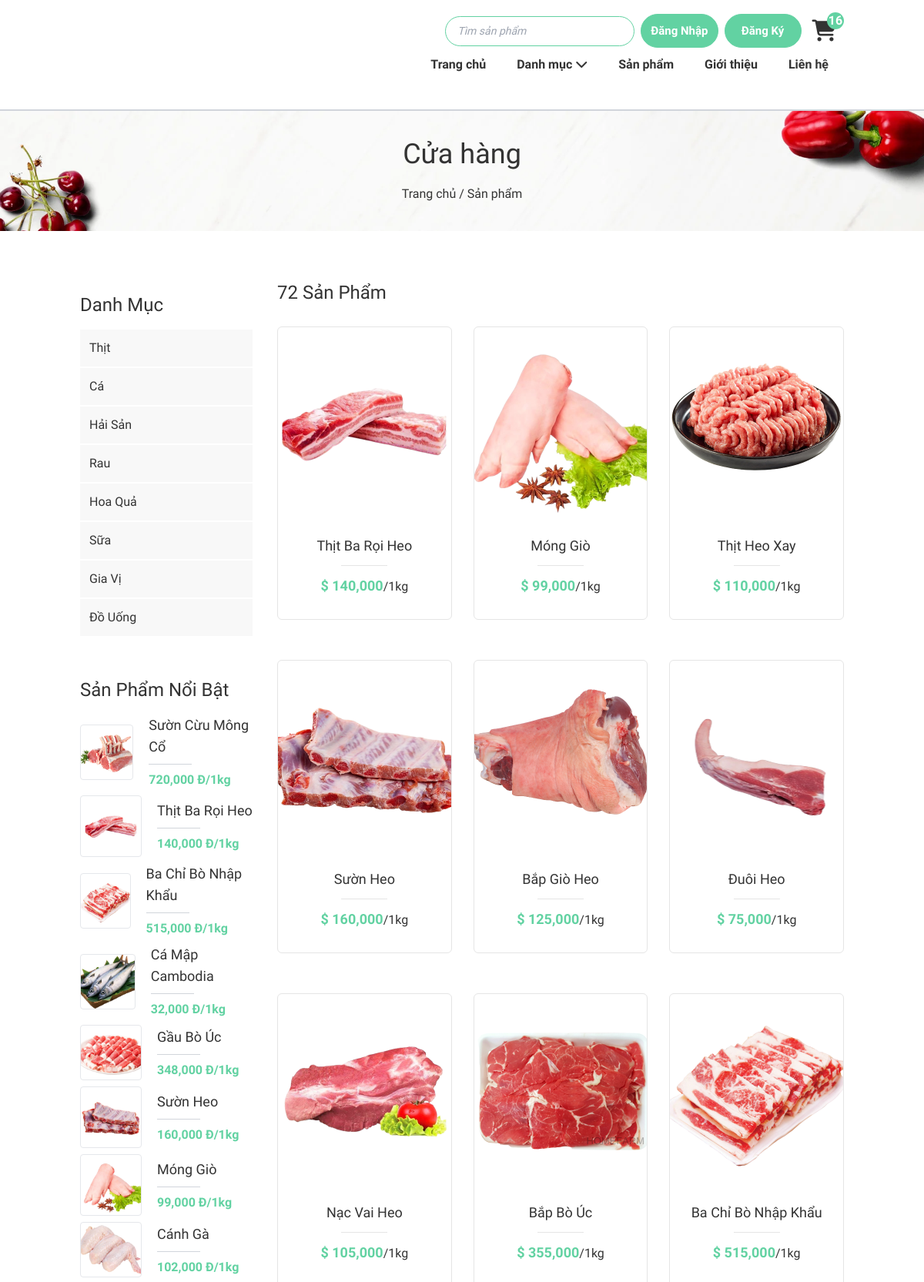
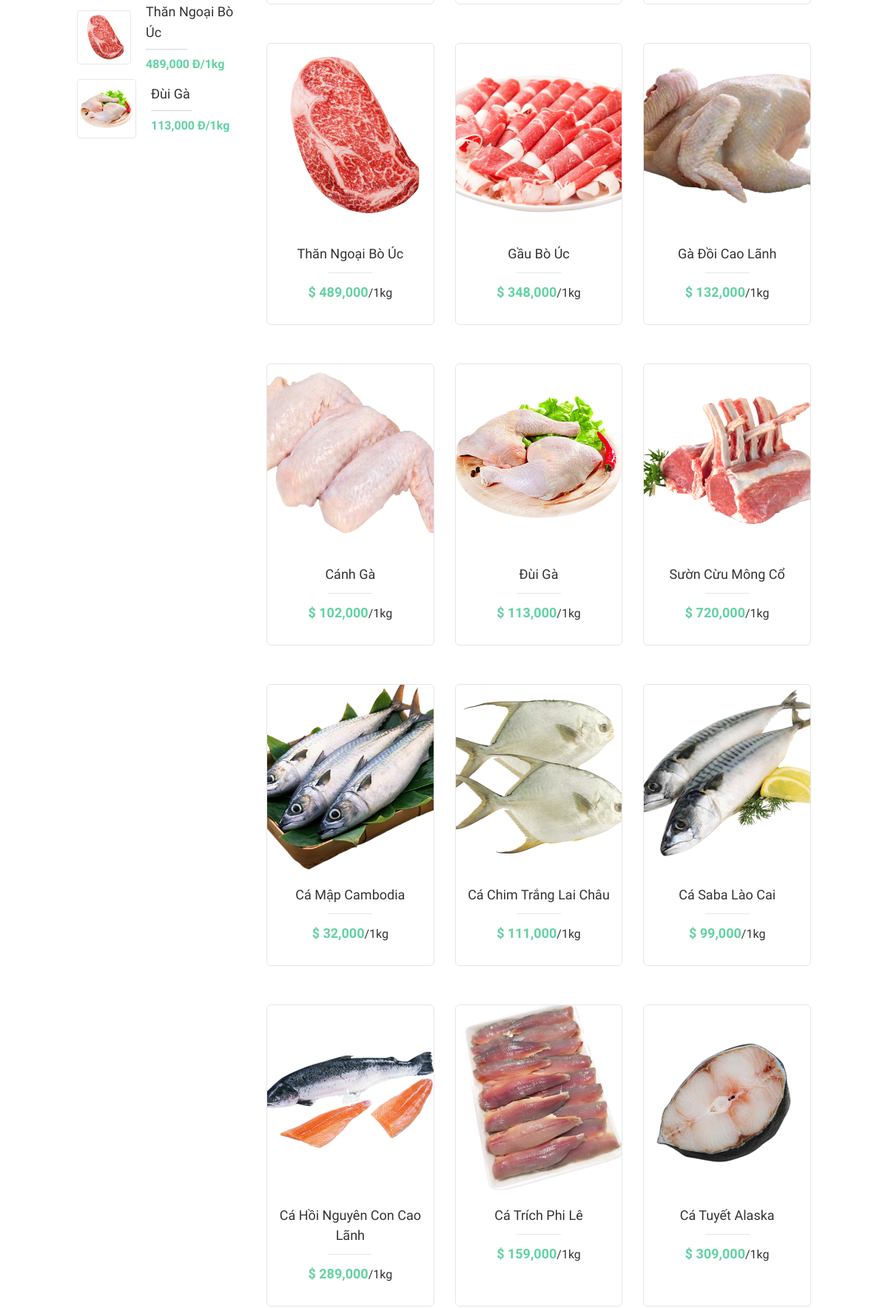
The page /site/hang-hoa/liet-ke.php (upper part) on the database its author committed (2 pictures, top to bottom).
### tables this page shows
CREATE TABLE `loai` (
  `ma_loai` int(10) NOT NULL COMMENT 'mã loại hàng',
  `ten_loai` varchar(50) NOT NULL COMMENT 'tên loại hàng'
);

CREATE TABLE `hang_hoa` (
  `ma_hh` int(11) NOT NULL COMMENT 'mã hàng hoá',
  `ten_hh` varchar(50) NOT NULL COMMENT 'tên hàng hoá',
  `don_gia` double(10,2) NOT NULL COMMENT 'đơn giá',
  `giam_gia` double(10,2) DEFAULT 0.00 COMMENT 'mức giảm giá',
  `hinh` varchar(50) NOT NULL COMMENT 'hình ảnh',
  `ngay_nhap` date DEFAULT NULL COMMENT 'ngày nhập hàng',
  `mo_ta` text NOT NULL COMMENT 'mô tả hàng hoá',
  `dac_biet` tinyint(1) NOT NULL COMMENT 'tràng thái đặc biệt',
  `so_luot_xem` int(11) NOT NULL DEFAULT 0 COMMENT 'số lượt xem',
  `ma_loai` int(10) NOT NULL COMMENT 'mã loại'
);

### site/hang-hoa/liet-ke.php (called while the page is built, shortened)
<?php
    require '../../global.php';
    require "../../dao/pdo.php";
    require '../../dao/hanghoa.php';
    require '../../dao/danhmuc.php';
    extract($_REQUEST);
    if(exsist_param("ma_loai")) {
        $items = hang_hoa_select_loai($ma_loai);
    }
    else if(exsist_param("keywords")) {
        $items = hang_hoa_select_keyword($keywords);
    }
    else {
        $items = hanghoa_selectAll();
    }
    $dsloai = danhMuc_selectAll();
    $top10 = hang_hoa_top_10();
    require '../layout.php'
?>

### dao/pdo.php (called while the page is built, shortened)
<?php
function pdo_get_connection(){
    $hostname='localhost';
    $dbname='xsshop';
    $username = 'root';
    $password = '';
    try{
        $connect = new PDO("mysql:host=$hostname;dbname=$dbname", $username, $password);
        $connect->setAttribute(PDO::ATTR_ERRMODE, PDO::ERRMODE_EXCEPTION);
        return $connect;
    }catch(PDOException $e){
        $e->getMessage();
    }
}
function pdo_query($sql){
    $sql_args = array_slice(func_get_args(), 1);
    try{
        $connect = pdo_get_connection();
        $stmt = $connect->prepare($sql);
        $stmt->execute($sql_args);
        $rows = $stmt->fetchAll();
        return $rows;
    }
    catch(PDOException $e){
        throw $e;
    }
    finally{
        unset($connect);
    }
}
?>

### dao/danhmuc.php (called while the page is built, shortened)
<?php
    function danhMuc_selectAll(){
        $sql = "SELECT * FROM `loai`";
        return pdo_query($sql);
    }
?>

### dao/hanghoa.php (called while the page is built, shortened)
<?php
    function hanghoa_selectAll(){
        $sql = "SELECT * FROM `hang_hoa`";
        return pdo_query($sql);
    }
    function hang_hoa_top_10() {
        $sql = "SELECT * FROM `hang_hoa` ORDER BY so_luot_xem DESC LIMIT 10";
        return pdo_query($sql);
    }
?>

### global.php (called while the page is built, shortened)
<?php
    $url="/food_market_10-diem";
    $url_content="$url/content";
    $url_site="$url/site";
?>

### site/hang-hoa/liet-ke-ui.php (the view, shortened to what this page needs)
<h3 class="text-2xl font-['Berkshire_Swash'] mb-4"><?= count($items) ?> Sản phẩm</h3>
<div class="grid gap-7 md:grid-cols-3 sm:grid-cols-2 grid-cols-1">
    <?php
    foreach ($items as $item) {
        $link = $url_site . "/hang-hoa/chi-tiet.php?ma_hh=" . $item['ma_hh'];
    ?>
        <div class="product_item">
            <div class="product_img relative">
                <img src="<?php echo "$url_content/images/image_products/" . $item['hinh'] ?>" alt="">
            </div>
            <div class="product_content">
                <a href="<?= $link ?>">
                    <h3><?= $item['ten_hh'] ?></h3>
                </a>
                <hr>
                <p><span>$ <?= number_format($item['don_gia']) ?></span>/1kg</p>
            </div>
        </div>
    <?php
    }
    ?>
</div>

### site/items-content/danh-muc-layout2.php
<div class="lg:mb-5 p-4 lg:w-full sm:w-1/2 w-full">
    <h3 class="text-2xl font-['Berkshire_Swash'] mb-4">Danh mục</h3>
    <ul>
        <?php
        foreach ($dsloai as $loai) {
        $link = '../hang-hoa/liet-ke.php?ma_loai='.$loai['ma_loai'];
        ?>
            <li>
                <a href="<?=$link?>" class="block px-3 py-3 bg-[#f8f8f8] border-b-2 border-white duration-300 hover:text-white hover:bg-[#62d2a2]"><?= $loai['ten_loai'] ?></a>
            </li>
        <?php
        }
        ?>
    </ul>
</div>

### site/items-content/top-10-layout2.php (shortened to what this page needs)
<div class="p-4 lg:w-full sm:w-1/2 w-full">
    <h3 class="text-2xl font-['Berkshire_Swash'] mb-4">Sản phẩm nổi bật</h3>
    <ul class="space-y-3">
        <?php
        foreach ($top10 as $item) {
            $link = $url_site . "/hang-hoa/chi-tiet.php?ma_hh=" . $item['ma_hh'];
        ?>
        <a href="<?=$link?>">
            <li class="flex items-center mt-2">
                <div class="w-20 border-gray-200 rounded overflow-hidden" style="border-width: 1px;">
                    <img src="<?=$url_content?>/images/image_products/<?=$item['hinh']?>"
                    class="min-h-[70px] object-cover"
                    alt="">
                </div>
                <div class="pl-5">
                    <h4 class="text-lg"><?=$item['ten_hh']?></h4>
                    <div class="w-14 h-[1px] bg-gray-300 my-2"></div>
                    <p class="text-[#62d2a2] font-bold "><?=number_format($item['don_gia'])?> đ/1kg</p>
                </div>
            </li>
        </a>
        <?php
        }
        ?>
    </ul>
</div>

### content/style/style.css (style rules this page uses)
:root { --primary-color: #62d2a2; }
body { color: #333333; }

### content/style/categorys.css (style rules this page uses)
:root { --primary-color: #62d2a2; }

### content/style/topproducts.css (style rules this page uses)
:root { --primary-color: #62d2a2; }
.product_item { position: relative; margin: 12px auto; border-radius: 6px; border: 1px solid #e5e5e5; transition: all .3s; cursor: default; overflow: hidden; max-width: 286px; background-color: #fff; width: 100%; }
.product_item .product_img { overflow: hidden; }
.product_item img { height: 250px; object-fit: cover; width: 100%; transition: all .3s; }
.product_content { padding: 20px 15px 30px; text-align: center; }
.product_content hr { border: none; margin: 12px auto; width: 60px; border-top: 1px solid #e5e5e5; }
.product_content h3 { font-size: 18px; transition: all .3s; }
.product_content p span { font-size: 18px; font-weight: 700; color: var(--primary-color); }

### rows shown on the page
loai: ten_loai "Thịt"
loai: ten_loai "Cá"
loai: ten_loai "Hải Sản"
loai: ten_loai "Rau"
loai: ten_loai "Hoa Quả"
loai: ten_loai "Sữa"
loai: ten_loai "Gia Vị"
loai: ten_loai "Đồ Uống"
hang_hoa: hinh (picture), ten_hh "Sườn Cừu Mông Cổ", don_gia "720,000"
hang_hoa: hinh (picture), ten_hh "Thịt Ba Rọi Heo", don_gia "140,000"
hang_hoa: hinh (picture), ten_hh "Ba Chỉ Bò Nhập Khẩu", don_gia "515,000"
hang_hoa: hinh (picture), ten_hh "Cá Mập Cambodia", don_gia "32,000"
hang_hoa: hinh (picture), ten_hh "Gầu Bò Úc", don_gia "348,000"
hang_hoa: hinh (picture), ten_hh "Sườn Heo", don_gia "160,000"
hang_hoa: hinh (picture), ten_hh "Móng Giò", don_gia "99,000"
hang_hoa: hinh (picture), ten_hh "Cánh Gà", don_gia "102,000"
hang_hoa: hinh (picture), ten_hh "Thăn Ngoại Bò Úc", don_gia "489,000"
hang_hoa: hinh (picture), ten_hh "Đùi Gà", don_gia "113,000"
hang_hoa: hinh (picture), ten_hh "Thịt Heo Xay", don_gia "110,000"
hang_hoa: hinh (picture), ten_hh "Bắp Giò Heo", don_gia "125,000"
hang_hoa: hinh (picture), ten_hh "Đuôi Heo", don_gia "75,000"
hang_hoa: hinh (picture), ten_hh "Nạc Vai Heo", don_gia "105,000"
hang_hoa: hinh (picture), ten_hh "Bắp Bò Úc", don_gia "355,000"
hang_hoa: hinh (picture), ten_hh "Gà Đồi Cao Lãnh", don_gia "132,000"
hang_hoa: hinh (picture), ten_hh "Cá Chim Trắng Lai Châu", don_gia "111,000"
hang_hoa: hinh (picture), ten_hh "Cá Saba Lào Cai", don_gia "99,000"
hang_hoa: hinh (picture), ten_hh "Cá Hồi Nguyên Con Cao Lãnh", don_gia "289,000"
hang_hoa: hinh (picture), ten_hh "Cá Trích Phi Lê", don_gia "159,000"
hang_hoa: hinh (picture), ten_hh "Cá Tuyết Alaska", don_gia "309,000"

### other values the page prints
$MESSAGE "Sản phẩm"
count($items) "72"
